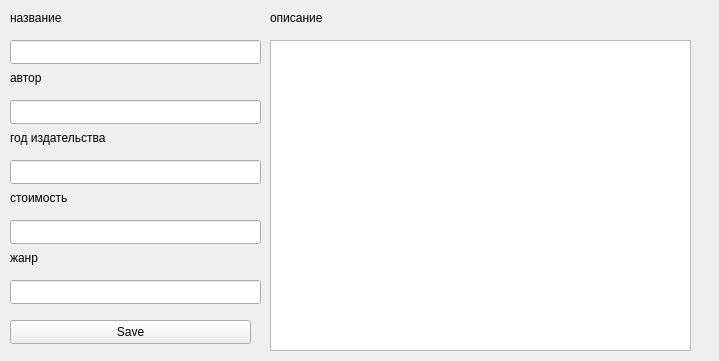
<?xml version="1.0" encoding="UTF-8"?>
<ui version="4.0">
 <class>Form</class>
 <widget class="QWidget" name="Form">
  <property name="geometry">
   <rect>
    <x>0</x>
    <y>0</y>
    <width>719</width>
    <height>361</height>
   </rect>
  </property>
  <property name="windowTitle">
   <string>Form</string>
  </property>
  <widget class="QPushButton" name="pushButton">
   <property name="geometry">
    <rect>
     <x>10</x>
     <y>320</y>
     <width>241</width>
     <height>24</height>
    </rect>
   </property>
   <property name="text">
    <string>Save</string>
   </property>
  </widget>
  <widget class="QLineEdit" name="lineEdit">
   <property name="geometry">
    <rect>
     <x>10</x>
     <y>40</y>
     <width>251</width>
     <height>24</height>
    </rect>
   </property>
  </widget>
  <widget class="QLineEdit" name="lineEdit_2">
   <property name="geometry">
    <rect>
     <x>10</x>
     <y>100</y>
     <width>251</width>
     <height>24</height>
    </rect>
   </property>
  </widget>
  <widget class="QLineEdit" name="lineEdit_3">
   <property name="geometry">
    <rect>
     <x>10</x>
     <y>160</y>
     <width>251</width>
     <height>24</height>
    </rect>
   </property>
  </widget>
  <widget class="QLineEdit" name="lineEdit_4">
   <property name="geometry">
    <rect>
     <x>10</x>
     <y>220</y>
     <width>251</width>
     <height>24</height>
    </rect>
   </property>
  </widget>
  <widget class="QPlainTextEdit" name="plainTextEdit">
   <property name="geometry">
    <rect>
     <x>270</x>
     <y>40</y>
     <width>421</width>
     <height>311</height>
    </rect>
   </property>
  </widget>
  <widget class="QLabel" name="label">
   <property name="geometry">
    <rect>
     <x>10</x>
     <y>70</y>
     <width>141</width>
     <height>16</height>
    </rect>
   </property>
   <property name="text">
    <string>автор</string>
   </property>
  </widget>
  <widget class="QLabel" name="label_2">
   <property name="geometry">
    <rect>
     <x>10</x>
     <y>130</y>
     <width>151</width>
     <height>16</height>
    </rect>
   </property>
   <property name="text">
    <string>год издательства</string>
   </property>
  </widget>
  <widget class="QLabel" name="label_3">
   <property name="geometry">
    <rect>
     <x>10</x>
     <y>190</y>
     <width>151</width>
     <height>16</height>
    </rect>
   </property>
   <property name="text">
    <string>стоимость</string>
   </property>
  </widget>
  <widget class="QLabel" name="label_4">
   <property name="geometry">
    <rect>
     <x>10</x>
     <y>10</y>
     <width>91</width>
     <height>16</height>
    </rect>
   </property>
   <property name="text">
    <string>название</string>
   </property>
  </widget>
  <widget class="QLabel" name="label_5">
   <property name="geometry">
    <rect>
     <x>10</x>
     <y>250</y>
     <width>151</width>
     <height>16</height>
    </rect>
   </property>
   <property name="text">
    <string>жанр</string>
   </property>
  </widget>
  <widget class="QLineEdit" name="lineEdit_5">
   <property name="geometry">
    <rect>
     <x>10</x>
     <y>280</y>
     <width>251</width>
     <height>24</height>
    </rect>
   </property>
  </widget>
  <widget class="QLabel" name="label_6">
   <property name="geometry">
    <rect>
     <x>270</x>
     <y>10</y>
     <width>151</width>
     <height>16</height>
    </rect>
   </property>
   <property name="text">
    <string>описание</string>
   </property>
  </widget>
 </widget>
 <resources/>
 <connections/>
</ui>
